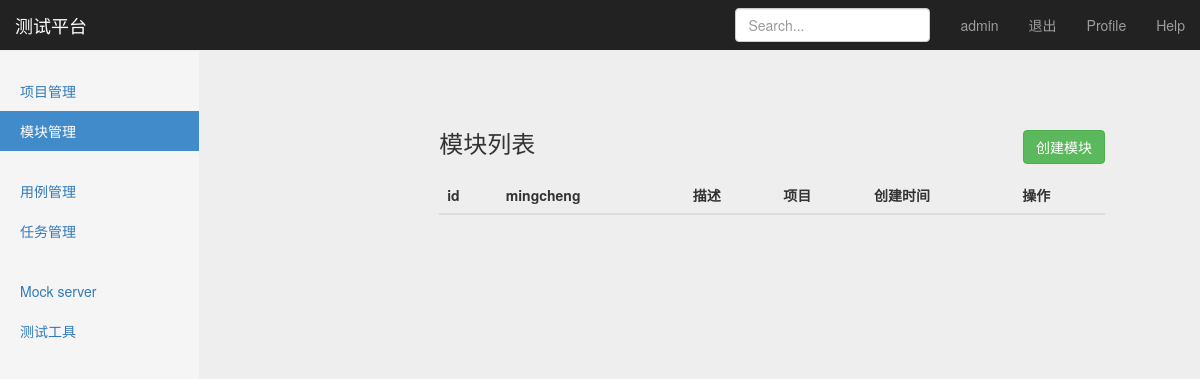
The app's page /manage/module_manage/ (signed in), older data.
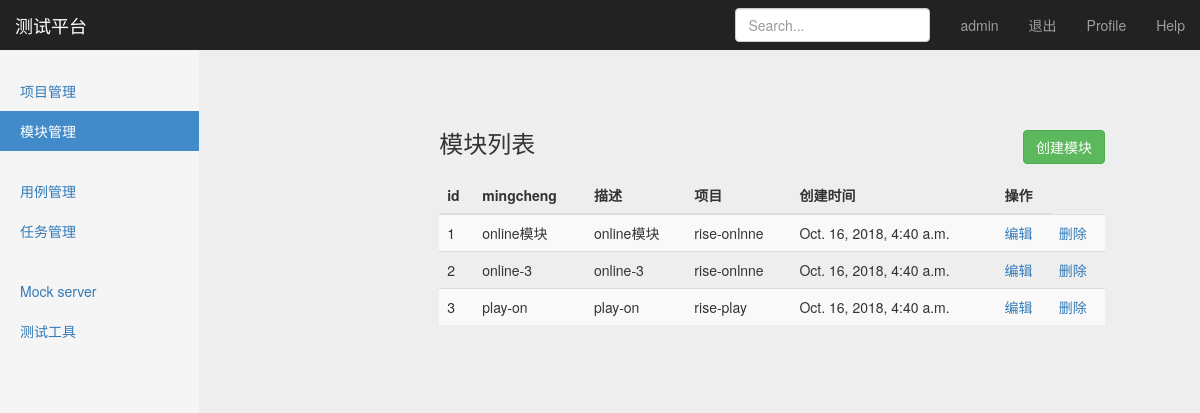
The same page, newer data.
### project_app/models.py (models this page shows, shortened)
class Module(models.Model):
    project = models.ForeignKey(Project, on_delete=models.CASCADE)
    name = models.CharField("名称",max_length=100, blank=False, default="")
    describe = models.TextField("描述",default="")
    create_time = models.DateTimeField("创建时间",auto_now=True)

class Project(models.Model):
    name = models.CharField("名称",max_length=100,blank=False,default="")
    describe = models.TextField("描述",default="")
    status = models.BooleanField("状态",default="True")
    create_time = models.DateTimeField("创建时间",auto_now=True)
    def __str__(self):
        return self.name

### project_app/view/module_views.py (the view)
# urls.py: path('module_manage/', module_views.module_manage),
@login_required
def module_manage(request):
    username = request.session.get('user1', '')
    module_all = Module.objects.all()
    return render(request, "module_manage.html", {"user": username, "modules":module_all,
                                                   "type":"list"
                                                   })

### templates/module_manage.html (shortened to what this page needs)
{% extends "base.html" %}
{% block content %}
      <nav class="navbar navbar-inverse navbar-fixed-top">
      <div class="container-fluid">
        <div class="navbar-header">
          <a class="navbar-brand" href="#">测试平台</a>
        </div>
        <div id="navbar" class="navbar-collapse collapse">
          <ul class="nav navbar-nav navbar-right">
            <li><a href="#">{{ user }}</a></li>
            <li><a href="/logout/">退出</a></li>
            <li><a href="#">Profile</a></li>
            <li><a href="#">Help</a></li>
          </ul>
          <form class="navbar-form navbar-right">
            <input type="text" class="form-control" placeholder="Search...">
          </form>
        </div>
      </div>
    </nav>
    <div class="container-fluid">
        <div class="col-sm-3 col-md-2 sidebar">
          <ul class="nav nav-sidebar">
            <li><a href="/manage/project_manage/">项目管理</a></li>
            <li class="active"><a href="#">模块管理</a></li>
          </ul>
          <ul class="nav nav-sidebar">
            <li><a href="">用例管理</a></li>
            <li><a href="">任务管理</a></li>
          </ul>
          <ul class="nav nav-sidebar">
            <li><a href="">Mock server</a></li>
            <li><a href="">测试工具</a></li>
          </ul>
        </div>
        <div class="col-sm-9 col-sm-offset-3 col-md-10 col-md-offset-2 main">
        {% if type == "list" %}
            <div class="col-sm-9 col-sm-offset-3 col-md-10 col-md-offset-2 main">
             <h3 class="sub-header">模块列表
           <button type="button" onclick="window.location.href='/manage/add_module/'" style="float: right"
                   class="btn btn-success">创建模块</button>
          </h3>
          <div class="table-responsive">
            <table class="table table-striped">
              <thead>
                <tr>
                  <th>id</th>
                  <th>mingcheng</th>
                  <th>描述</th>
                  <th>项目</th>
                  <th>创建时间</th>
                   <th>操作</th>
                </tr>
              </thead>
              <tbody>
              {% for module in modules %}
                <tr>
                  <td>{{ module.id }}</td>
                  <td>{{ module.name }}</td>
                  <td>{{ module.describe }}</td>
                  <td>{{ module.project }}</td>
                  <td>{{ module.create_time }}</td>
                  <td> <a href="/manage/edit_module/{{ module.id }}">编辑</a></td>
                  <td> <a href="/manage/delete_module/{{ module.id }}">删除</a></td>
                </tr>
               {% endfor %}
              </tbody>
            </table>
          </div>
            </div>
        {% endif %}
        </div>
      </div>
{% endblock %}

Row changes from the older to the newer data that the page shows:
added Module: id "1", name "online模块", describe "online模块", project "rise-onlnne", create_time "Oct. 16, 2018, 4:40 a.m."
added Module: id "2", name "online-3", describe "online-3", project "rise-onlnne", create_time "Oct. 16, 2018, 4:40 a.m."
added Module: id "3", name "play-on", describe "play-on", project "rise-play", create_time "Oct. 16, 2018, 4:40 a.m."
